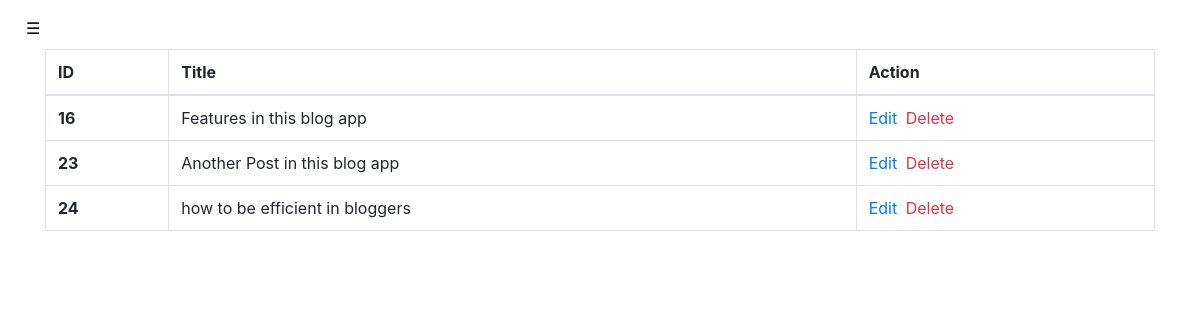
The page /dashboard/list-blog (signed in) on the database its author committed.
### posts/models.py (models this page shows, shortened)
class Post(models.Model):
    created_at = models.DateField(auto_now_add=True)
    author = models.ForeignKey(User, on_delete=models.CASCADE)
    body_text = models.TextField()
    title = models.CharField(max_length=50)
    slug = models.SlugField(unique=True, default='', editable=False)
    img = models.ImageField(upload_to='images')
    edit_permission = models.IntegerField(choices=PERMISSION_CHOICES, default=1)
    categories = models.ManyToManyField(Category, default='uncategorized')
    class Meta:
        ordering = ('created_at',)

### dashboard/views.py (the view)
# urls.py: path('list-blog', views.ListsBlog.as_view(), name='lists_blog'),
class ListsBlog(ListView):
    model = Post
    template_name = 'dashboard/lists-blog.html'
    context_object_name = 'blog_lists'
    paginate_by = 7
    @method_decorator(login_required(login_url='/account/login'))
    def dispatch(self, request, *args, **kwargs):
        return super().dispatch(request, *args, **kwargs)
    def get_queryset(self):
        if self.request.user.is_superuser:
            result = self.model.objects.all()
        else:
            result = self.model.objects.filter(
                    Q(author=self.request.user) | Q(edit_permission=0)
            )
        return result

### dashboard/templates/dashboard/lists-blog.html (shortened to what this page needs)
{% include 'dashboard/index.html' %}
{% load my_filter %}
<div class='container mt-2'>
    <div class='table-responsive-sm'>
        <table class='table table-bordered'>
            <thead>
                <tr>
                    <th scope='col'>ID</th>
                    <th scope="col">Title</th>
                    <th scope="col">Action</th>
                </tr>
            </thead>
            <tbody>
                {% for blog in blog_lists %}
                <tr>
                    <th scope='row'>{{blog.id}}</th>
                    <td>{{blog.title}}</td>
                    <td>
                        <a href='{% url "dashboard:edit_blog" blog.id %}' class='mr-1'>Edit</a>
                        <a href='{% url "dashboard:delete_blog" blog.id %}' class='text-danger'>Delete</a>
                    </td>
                </tr>
                {% endfor %}
            </tbody>
        </table>
    </div>
</div>

### rows shown on the page
Post: id "16", title "Features in this blog app"
Post: id "23", title "Another Post in this blog app"
Post: id "24", title "how to be efficient in bloggers"
